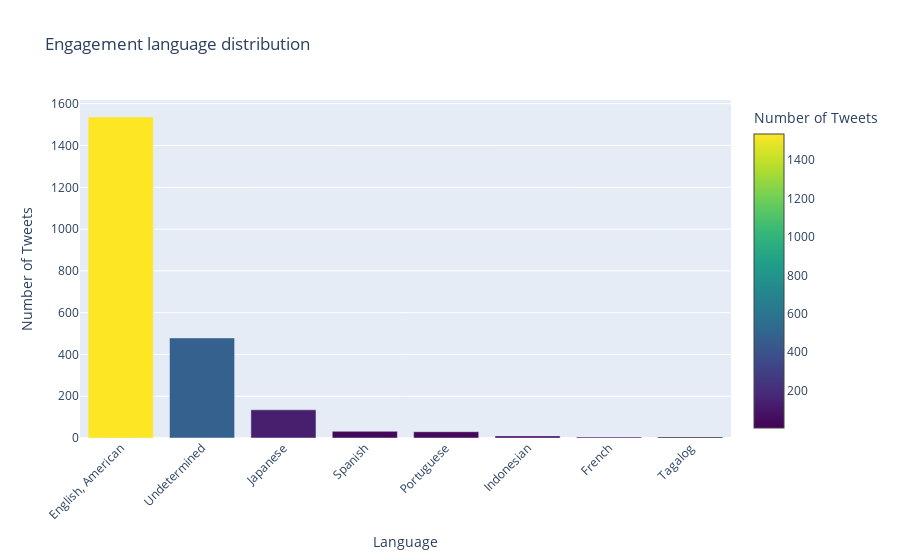

Notebook code cell kept with this figure:
### Markdown cell above
**Plot the distribution**

### Code cell
fig = go.Figure(
    data=go.Bar(
        x=df['lang'].value_counts().index[:8],
        y=df['lang'].value_counts().head(8),
        marker=dict(
            colorscale='Viridis',
            color = df['lang'].value_counts().head(7),
            colorbar=dict(
                title='Number of Tweets'
            )
        )
    )
)
fig.update_layout(
    title='Engagement language distribution',
    xaxis_title='Language',
    yaxis_title='Number of Tweets',
    xaxis_tickangle=-45
)
fig.show()

### Figure 1 — Plotly figure (JSON) as saved in the notebook; plotly's stock layout.template omitted (floating-point values rounded to 4 significant figures)
{"data": [{"marker": {"color": [1537, 479, 135, 32, 30, 10, 5], "colorbar": {"title": {"text": "Number of Tweets"}}, "colorscale": [[0, "#440154"], [0.1111, "#482878"], [0.2222, "#3e4989"], [0.3333, "#31688e"], [0.4444, "#26828e"], [0.5556, "#1f9e89"], [0.6667, "#35b779"], [0.7778, "#6ece58"], [0.8889, "#b5de2b"], [1, "#fde725"]]}, "type": "bar", "x": ["English, American", "Undetermined", "Japanese", "Spanish", "Portuguese", "Indonesian", "French", "Tagalog"], "y": [1537, 479, 135, 32, 30, 10, 5, 5]}], "layout": {"autosize": true, "title": {"text": "Engagement language distribution"}, "xaxis": {"autorange": true, "range": [-0.5, 7.5], "tickangle": -45, "title": {"text": "Language"}, "type": "category"}, "yaxis": {"autorange": true, "range": [0, 1618.0], "title": {"text": "Number of Tweets"}, "type": "linear"}}}
